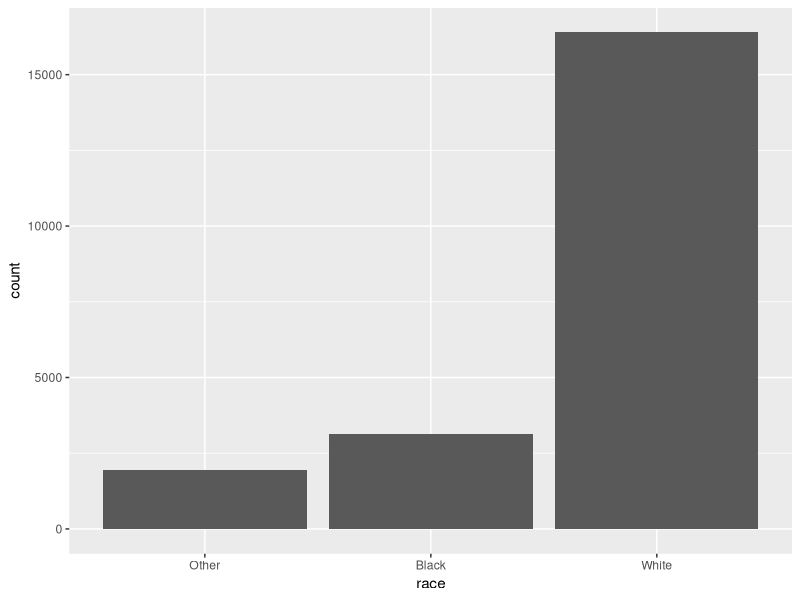
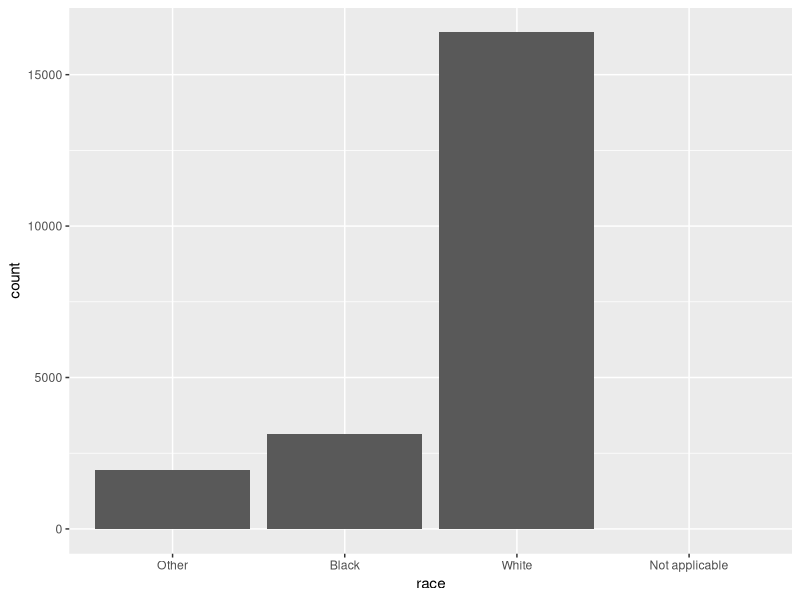
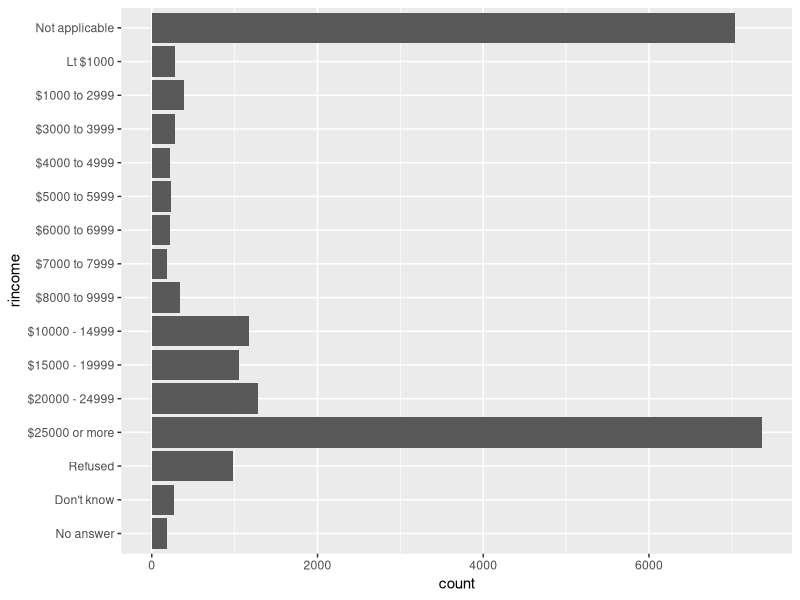
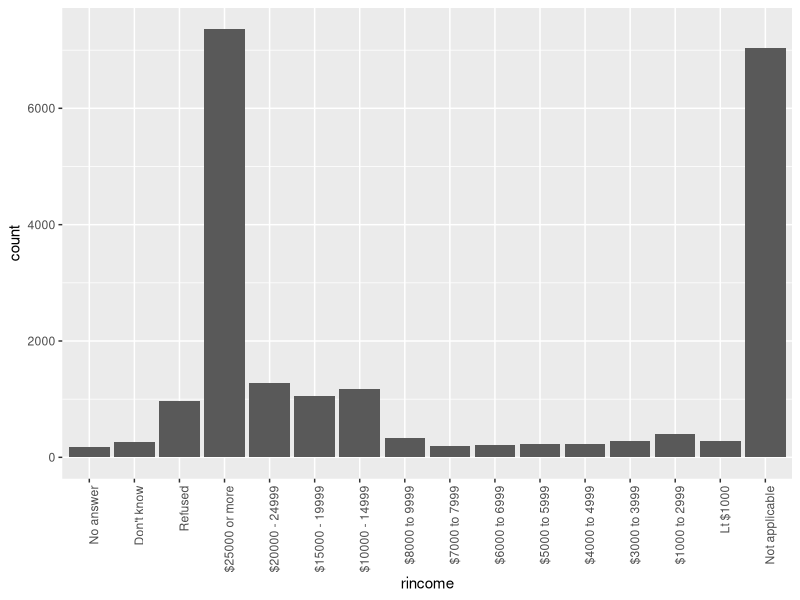
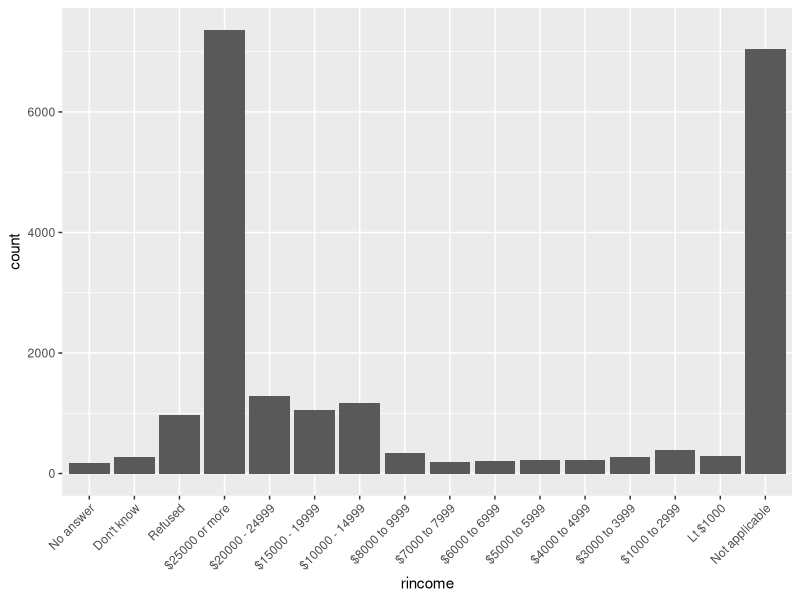
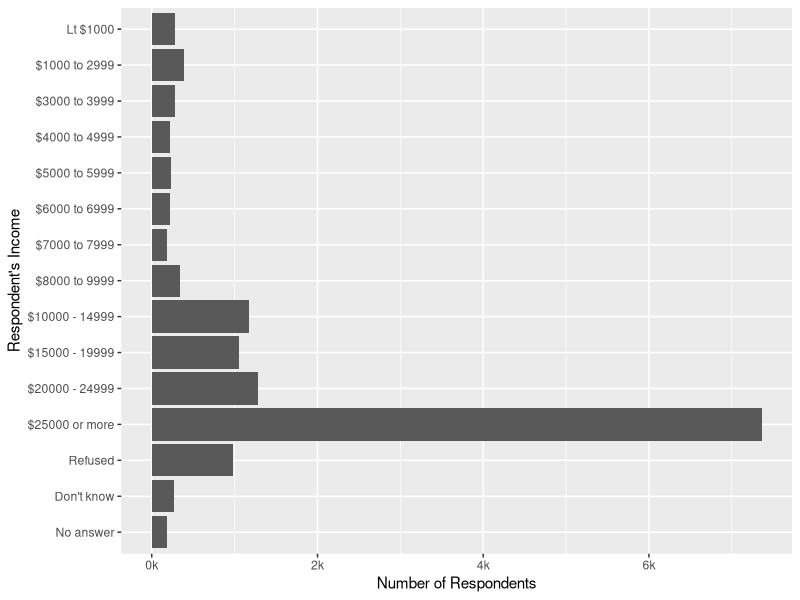

The R source for these figures, in order:
## ---- chunk 1
library(tidyverse)
library(forcats)
## ---- chunk 2
x1 <- c("Dec", "Apr", "Jan", "Mar")
## ---- chunk 3
x2 <- c("Dec", "Apr", "Jam", "Mar")
## ---- chunk 4
sort(x1)
## ---- chunk 5
month_levels <- c(
  "Jan", "Feb", "Mar", "Apr", "May", "Jun", 
  "Jul", "Aug", "Sep", "Oct", "Nov", "Dec"
)
## ---- chunk 6
y1 <- factor(x1, levels = month_levels)
y1
sort(y1)
## ---- chunk 7
y2 <- factor(x2, levels = month_levels)
y2
## ---- chunk 8
y2 <- parse_factor(x2, levels = month_levels)
## ---- chunk 9
factor(x1)
## ---- chunk 10
f1 <- factor(x1, levels = unique(x1))
f1
f2 <- x1 %>% factor() %>% fct_inorder()
f2
## ---- chunk 11
levels(f2)
## ---- chunk 12
gss_cat
## ---- chunk 13
gss_cat %>% count(race)

ggplot(gss_cat, aes(race)) +
  geom_bar()
## ---- chunk 14
ggplot(gss_cat, aes(race)) +
  geom_bar() +
  scale_x_discrete(drop = FALSE)
## ---- chunk 15
gss_cat %>%
  count(rincome)

rincome_plot <- ggplot(gss_cat, aes(rincome)) +
  geom_bar()
## ---- chunk 16
rincome_plot +
  coord_flip()
## ---- chunk 17
rincome_plot + theme(axis.text.x = element_text(angle = 90, hjust = 1))
## ---- chunk 18
rincome_plot + theme(axis.text.x = element_text(angle = 45, hjust = 1))
## ---- chunk 19
gss_cat %>%
  filter(!rincome %in% c("Not applicable")) %>%
  ggplot(aes(rincome)) +
  geom_bar() +
  coord_flip() +
  scale_y_continuous("Number of Respondents", labels = function(x) paste0(x/1000, "k")) +
  scale_x_discrete("Respondent's Income")
